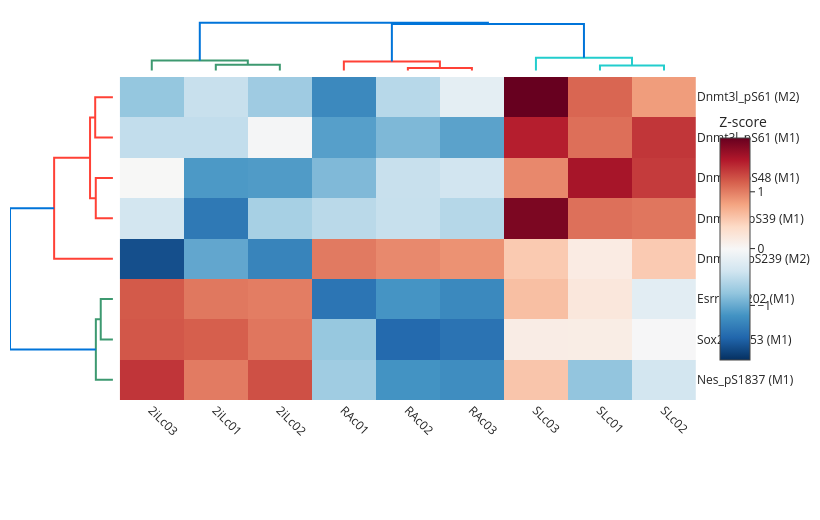

Notebook code cell kept with this figure:
### Code cell
# Figure 3H plot - Plotly clustered heatmap (row + column dendrograms, z-scored).
import numpy as np
import pandas as pd
import plotly.graph_objects as go
import plotly.figure_factory as ff
from scipy.cluster.hierarchy import linkage
from sklearn.preprocessing import StandardScaler

# readable GENE_pSite row labels; multiplicity made explicit so same-site M1/M2
# features (e.g. Dnmt3l pS61 mono- vs di-phosphorylated peptide) are distinguishable.
def short_label(k):
    parts = k.split('~')[1].split('_')
    gene, site = parts[0], parts[1]
    mult = parts[2] if len(parts) > 2 else ''
    return f'{gene}_p{site}' + (f' ({mult})' if mult else '')

def uniquify(labels):
    seen, out = {}, []
    for l in labels:
        if l in seen:
            seen[l] += 1; out.append(f'{l}.{seen[l]}')
        else:
            seen[l] = 0; out.append(l)
    return out

df_heat = mat.copy()
df_heat.index = uniquify([short_label(k) for k in df_heat.index])

# z-normalize per site (row)
df_norm = pd.DataFrame(StandardScaler().fit_transform(df_heat.T).T,
                       index=df_heat.index, columns=df_heat.columns)

linkfun = lambda x: linkage(x, method='ward', metric='euclidean')
X = df_norm.values
row_labels, col_labels = df_norm.index.tolist(), df_norm.columns.tolist()

# top (column / sample) dendrogram
fig = ff.create_dendrogram(X.T, orientation='bottom', labels=col_labels, linkagefun=linkfun)
for d in fig['data']:
    d['yaxis'] = 'y2'

# left (row / site) dendrogram
dside = ff.create_dendrogram(X, orientation='right', labels=row_labels, linkagefun=linkfun)
for d in dside['data']:
    d['xaxis'] = 'x2'
for d in dside['data']:
    fig.add_trace(d)

# reorder matrix to dendrogram leaf order
col_order = list(fig['layout']['xaxis']['ticktext'])
row_order = list(dside['layout']['yaxis']['ticktext'])
z = df_norm.loc[row_order, col_order].values

fig.add_trace(go.Heatmap(
    x=fig['layout']['xaxis']['tickvals'],
    y=dside['layout']['yaxis']['tickvals'],
    z=z, colorscale='RdBu_r', zmid=0,
    colorbar={'title': 'Z-score', 'len': 0.7, 'y': 0.43, 'yanchor': 'middle'},
))

# layout: heatmap + two dendrogram panels
fig.update_layout(
    width=820, height=max(520, 22 * len(row_order) + 160),
    showlegend=False, template='simple_white', hovermode='closest',
    margin=dict(l=10, r=10, t=20, b=120),
)
# heatmap region (bottom-right)
fig.update_layout(xaxis={'domain': [0.16, 1.0], 'showgrid': False, 'showline': False,
                         'zeroline': False, 'ticks': '', 'tickangle': 45,
                         'ticktext': col_order, 'tickvals': list(fig['layout']['xaxis']['tickvals'])})
fig.update_layout(yaxis={'domain': [0.0, 0.85], 'showgrid': False, 'showline': False,
                         'zeroline': False, 'side': 'right', 'ticks': '',
                         'ticktext': row_order, 'tickvals': list(dside['layout']['yaxis']['tickvals'])})
# top dendrogram region
fig.update_layout(yaxis2={'domain': [0.86, 1.0], 'showgrid': False, 'showline': False,
                          'zeroline': False, 'showticklabels': False, 'ticks': ''})
# left dendrogram region
fig.update_layout(xaxis2={'domain': [0.0, 0.15], 'showgrid': False, 'showline': False,
                          'zeroline': False, 'showticklabels': False, 'ticks': ''})

fig.show()
# fig.write_html(r'figures/figure3/figure3h.html')
# fig.write_image(r'figures/figure3/figure3h.pdf', scale=2)  # needs kaleido

### Figure 1 — Plotly figure (JSON) as saved in the notebook; plotly's stock layout.template omitted (floating-point values rounded to 4 significant figures)
{"data": [{"hoverinfo": "text", "marker": {"color": "rgb(61,153,112)"}, "mode": "lines", "type": "scatter", "x": [15.0, 15.0, 25.0, 25.0], "xaxis": "x", "y": [0.0, 0.9936, 0.9936, 0.0], "yaxis": "y2"}, {"hoverinfo": "text", "marker": {"color": "rgb(61,153,112)"}, "mode": "lines", "type": "scatter", "x": [5.0, 5.0, 20.0, 20.0], "xaxis": "x", "y": [0.0, 1.719, 1.719, 0.9936], "yaxis": "y2"}, {"hoverinfo": "text", "marker": {"color": "rgb(255,65,54)"}, "mode": "lines", "type": "scatter", "x": [45.0, 45.0, 55.0, 55.0], "xaxis": "x", "y": [0.0, 0.4366, 0.4366, 0.0], "yaxis": "y2"}, {"hoverinfo": "text", "marker": {"color": "rgb(255,65,54)"}, "mode": "lines", "type": "scatter", "x": [35.0, 35.0, 50.0, 50.0], "xaxis": "x", "y": [0.0, 1.574, 1.574, 0.4366], "yaxis": "y2"}, {"hoverinfo": "text", "marker": {"color": "rgb(35,205,205)"}, "mode": "lines", "type": "scatter", "x": [75.0, 75.0, 85.0, 85.0], "xaxis": "x", "y": [0.0, 0.8728, 0.8728, 0.0], "yaxis": "y2"}, {"hoverinfo": "text", "marker": {"color": "rgb(35,205,205)"}, "mode": "lines", "type": "scatter", "x": [65.0, 65.0, 80.0, 80.0], "xaxis": "x", "y": [0.0, 2.186, 2.186, 0.8728], "yaxis": "y2"}, {"hoverinfo": "text", "marker": {"color": "rgb(0,116,217)"}, "mode": "lines", "type": "scatter", "x": [42.5, 42.5, 72.5, 72.5], "xaxis": "x", "y": [1.574, 7.993, 7.993, 2.186], "yaxis": "y2"}, {"hoverinfo": "text", "marker": {"color": "rgb(0,116,217)"}, "mode": "lines", "type": "scatter", "x": [12.5, 12.5, 57.5, 57.5], "xaxis": "x", "y": [1.719, 8.244, 8.244, 7.993], "yaxis": "y2"}, {"hoverinfo": "text", "marker": {"color": "rgb(61,153,112)"}, "mode": "lines", "type": "scatter", "x": [-0.0, -0.9479, -0.9479, -0.0], "xaxis": "x2", "y": [15.0, 15.0, 25.0, 25.0], "yaxis": "y"}, {"hoverinfo": "text", "marker": {"color": "rgb(61,153,112)"}, "mode": "lines", "type": "scatter", "x": [-0.0, -1.33, -1.33, -0.9479], "xaxis": "x2", "y": [5.0, 5.0, 20.0, 20.0], "yaxis": "y"}, {"hoverinfo": "text", "marker": {"color": "rgb(255,65,54)"}, "mode": "lines", "type": "scatter", "x": [-0.0, -1.335, -1.335, -0.0], "xaxis": "x2", "y": [45.0, 45.0, 55.0, 55.0], "yaxis": "y"}, {"hoverinfo": "text", "marker": {"color": "rgb(255,65,54)"}, "mode": "lines", "type": "scatter", "x": [-0.0, -1.38, -1.38, -0.0], "xaxis": "x2", "y": [65.0, 65.0, 75.0, 75.0], "yaxis": "y"}, {"hoverinfo": "text", "marker": {"color": "rgb(255,65,54)"}, "mode": "lines", "type": "scatter", "x": [-1.335, -1.782, -1.782, -1.38], "xaxis": "x2", "y": [50.0, 50.0, 70.0, 70.0], "yaxis": "y"}, {"hoverinfo": "text", "marker": {"color": "rgb(255,65,54)"}, "mode": "lines", "type": "scatter", "x": [-0.0, -4.582, -4.582, -1.782], "xaxis": "x2", "y": [35.0, 35.0, 60.0, 60.0], "yaxis": "y"}, {"hoverinfo": "text", "marker": {"color": "rgb(0,116,217)"}, "mode": "lines", "type": "scatter", "x": [-1.33, -8.024, -8.024, -4.582], "xaxis": "x2", "y": [12.5, 12.5, 47.5, 47.5], "yaxis": "y"}, {"colorbar": {"len": 0.7, "title": {"text": "Z-score"}, "y": 0.43, "yanchor": "middle"}, "colorscale": [[0, "rgb(5,48,97)"], [0.1, "rgb(33,102,172)"], [0.2, "rgb(67,147,195)"], [0.3, "rgb(146,197,222)"], [0.4, "rgb(209,229,240)"], [0.5, "rgb(247,247,247)"], [0.6, "rgb(253,219,199)"], [0.7, "rgb(244,165,130)"], [0.8, "rgb(214,96,77)"], [0.9, "rgb(178,24,43)"], [1, "rgb(103,0,31)"]], "type": "heatmap", "x": [5, 15, 25, 35, 45, 55, 65, 75, 85], "y": [5, 15, 25, 35, 45, 55, 65, 75], "z": [[1.407, 1.019, 1.262, -0.6934, -1.174, -1.221, 0.5468, -0.7776, -0.3695], [1.221, 1.177, 1.046, -0.7501, -1.525, -1.448, 0.1473, 0.1448, -0.01225], [1.207, 1.038, 1.009, -1.431, -1.164, -1.263, 0.596, 0.2231, -0.214], [-1.728, -1.02, -1.301, 1.026, 0.9377, 0.8899, 0.5167, 0.1664, 0.5124], [-0.3694, -1.402, -0.6526, -0.5323, -0.4504, -0.5647, 1.846, 1.079, 1.046], [0.004415, -1.127, -1.108, -0.8731, -0.4473, -0.383, 0.9442, 1.619, 1.371], [-0.4863, -0.4866, -0.03443, -1.078, -0.8794, -1.053, 1.53, 1.085, 1.402], [-0.7619, -0.4482, -0.7032, -1.257, -0.5506, -0.1998, 1.954, 1.139, 0.8275]], "zmid": 0}], "layout": {"autosize": false, "height": 520, "hovermode": "closest", "margin": {"b": 120, "l": 10, "r": 10, "t": 20}, "showlegend": false, "width": 820, "xaxis": {"domain": [0.16, 1], "mirror": "allticks", "rangemode": "tozero", "showgrid": false, "showline": false, "showticklabels": true, "tickangle": 45, "tickmode": "array", "ticks": "", "ticktext": ["2iLc03", "2iLc01", "2iLc02", "RAc01", "RAc02", "RAc03", "SLc03", "SLc01", "SLc02"], "tickvals": [5, 15, 25, 35, 45, 55, 65, 75, 85], "type": "linear", "zeroline": false}, "xaxis2": {"domain": [0, 0.15], "showgrid": false, "showline": false, "showticklabels": false, "ticks": "", "zeroline": false}, "yaxis": {"domain": [0, 0.85], "mirror": "allticks", "rangemode": "tozero", "showgrid": false, "showline": false, "showticklabels": true, "side": "right", "ticks": "", "ticktext": ["Nes_pS1837 (M1)", "Sox2_pS253 (M1)", "Esrrb_pS202 (M1)", "Dnmt3a_pS239 (M2)", "Dnmt3b_pS39 (M1)", "Dnmt3l_pS48 (M1)", "Dnmt3l_pS61 (M1)", "Dnmt3l_pS61 (M2)"], "tickvals": [5, 15, 25, 35, 45, 55, 65, 75], "type": "linear", "zeroline": false}, "yaxis2": {"domain": [0.86, 1], "showgrid": false, "showline": false, "showticklabels": false, "ticks": "", "zeroline": false}}}
